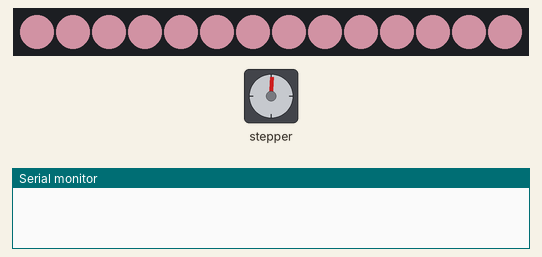
A sketch run on a simulated Arduino Mega 2560, built with avr-gcc and run on an emulated ATmega2560. On the bench: stepper motor, 14 RGB LEDs in strip order, left to right, the last lines printed to the serial monitor. Dim RGB values are drawn brighter than linear; stepper angles assume 2048 steps per turn.

Above: at 0.45 s.
At 17.0 s:
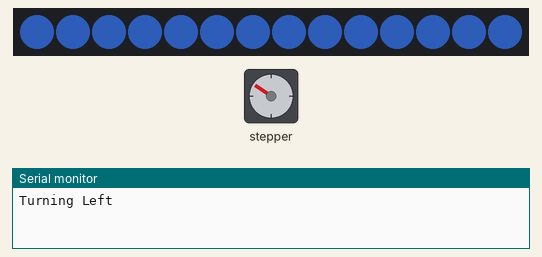
At 19.41 s:
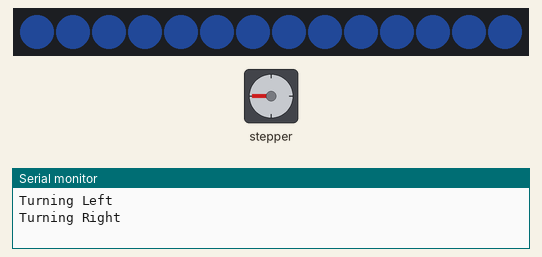
At 35.36 s:
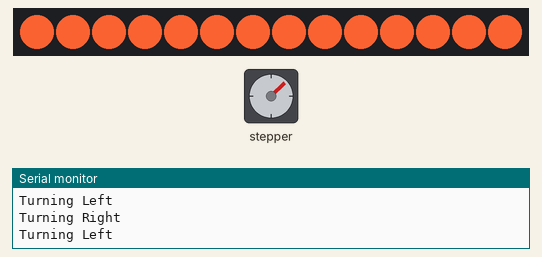
Timing chart, 0 to 40.0 s (numbered marks = the images above):
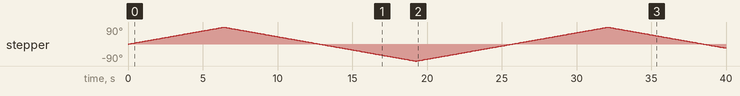

Measured:
- by itself, stepper: turns 90° clockwise in 6.3 s, then 180° counter-clockwise in 12.8 s, then 180° clockwise in 12.8 s, then 111° counter-clockwise in 7.8 s

The sketch:

Spinning_Cat_copy_20260416182426.ino
```cpp
/*
* AME 240 - Kinetic Light Sculpture
* Author: Yidan Xu
* Date: April 16, 2026
*
* Project Description:
* The cat sculpture rotates left and right (90 degrees in each direction). The LED strip changes its "breathing" speed and color based on the direction the cat is facing:
* - Facing Left: Blue, slow breathing (Calm)
* - Facing Forward: Pink, medium-speed breathing (Alert)
* - Facing Right: Orange, fast breathing (Excited)
*
* Circuit Connections:
* - Stepper Motor Driver Board (ULN2003):
*   IN1 → Arduino Pin 8
*   IN2 → Arduino Pin 9
*   IN3 → Arduino Pin 10
*   IN4 → Arduino Pin 11
*   +   → External 5V Power Supply
*   -   → External GND
* - DotStar LED Strip (APA102):
*   DATA → Arduino Pin 51
*   CLOCK → Arduino Pin 52
*   VCC → External 5V Power Supply
*   GND → External GND
* - Common Ground: Connect the external power supply's GND to the Arduino's GND.
*
* Hardware Requirements:
* - Arduino Mega 2560
* - 28BYJ-48 Stepper Motor + ULN2003 Driver Board
* - DotStar LED Strip (14 LEDs)
* - External 5V Power Supply
*
* References:
* - FastLED Library Examples (LED Control)
* - Arduino Stepper Library Examples (Motor Control)
* - Referenced the official examples provided by the libraries listed above.
*/
#include <FastLED.h>
#include <Stepper.h>

// LED Strip Settings
#define DATA_PIN 51
#define CLOCK_PIN 52
#define NUM_LEDS 14

// Stepper Motor Settings (2048 steps = 1 full revolution)
Stepper motor(2048, 8, 9, 10, 11);

CRGB leds[NUM_LEDS];

int stepCount = 0;      // Tracks the total number of steps taken
int direction = 1;      // 1 = Right turn, -1 = Left turn

// "Breathing" Light Effect Variables
float bright = 0;
int fade = 5;
int zone = 1;           // 0 = Left, 1 = Center, 2 = Right

void setup() {
FastLED.addLeds<DOTSTAR, 51, 52, BGR>(leds, NUM_LEDS);
motor.setSpeed(15);
Serial.begin(9600);
}

void loop() {
// Move the motor one step
motor.step(direction);
stepCount = stepCount + direction;

// Reverse direction once 90 degrees of rotation is reached
if (stepCount >= 512) {
direction = -1;
Serial.println("Turning Left");
} else if (stepCount <= -512) {
direction = 1;
Serial.println("Turning Right");
}

// Determine the current facing direction/zone
if (stepCount < -256) {
zone = 0;  // Facing Left
} else if (stepCount > 256) {
zone = 2;  // Facing Right
} else {
zone = 1;  // Facing Forward (Center)
}

// Breathing effect logic
bright = bright + fade;
if (bright >= 255 || bright <= 0) {
fade = -fade;
}

// Select color based on direction/zone
int r, g, b;
if (zone == 0) {      // Blue
r = 50 * (bright / 255);
g = 100 * (bright / 255);
b = 200 * (bright / 255);
} else if (zone == 2) { // Orange
r = 255 * (bright / 255);
g = 100 * (bright / 255);
b = 50 * (bright / 255);
} else {              // Pink
r = 255 * (bright / 255);
g = 180 * (bright / 255);
b = 200 * (bright / 255);
}

for (int i = 0; i < NUM_LEDS; i++) {
leds[i] = CRGB(r, g, b);
}
FastLED.show();

delay(10);  // Advance one step every 10ms
}
```
